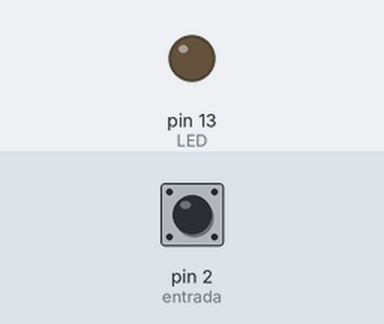
This sketch was run on a simulated Arduino Uno, built with avr-gcc and run on an emulated ATmega328P. On the bench: output pins drawn as LEDs (lit = HIGH). Inputs (shaded band) come from the test bench; at power-on: pin 2 (entrada) HIGH. What the sketch prints to the serial monitor is not drawn.

Above: at 1.2 s.
1.3 s: pin 2 (entrada) pulled LOW for 0.15 s
Timing chart, 0 to 4.3 s (numbered marks = the images above; inputs shaded):
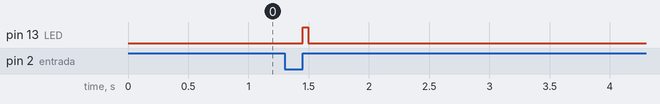

Measured:
- after the input at 1.3 s, pin 13 (LED): LOW → HIGH after 0.15 s, → LOW 0.05 s later

The sketch:

HORTA_02.ino
```cpp
/*
PROTOCOLO NE-555
 Leitura de sensores a distancia do Arduino
 com ligacao por meio de fios
 _____________________________
 Desenvolvido por Alexandre Aravecchia
  Projetista, desenvolvedor, programador
 aravecchia@gmail.com
 www.aravecchia.weebly.com
 Com o apoio de http://labdegaragem.com.br/
 Publicado no Labdegaragem em 10/outubro/2016.
 */

#include <math.h>
#include <Arduino.h>

const int entrada = 2;
const int LED = 13;
unsigned long valor = 0;
const int t=10;
const unsigned long BETA =  4000; //Calibrar este valor utilizando um termometro externo como comparacao
const unsigned long Ro = 100000; //Resistencia tpica de um termistor de 100k
const unsigned long To = 25+273; //Transforma temperatura de referencia do Termistor de Celsius para Kelvin


unsigned long pico; //Tempo
unsigned long vale;
unsigned long periodo;
unsigned long periodoS;
unsigned long frequencia;

unsigned long Kelvin;
unsigned long Celsius = Kelvin-273;
unsigned long R; // Resistencia do Termistor
unsigned long R2 = 33000; //Segundo resistor do NE-222
unsigned long C1 = 10000000; // Capacitor principal em picoFaraday;

void setup()
{
  Serial.begin(9600);
  pinMode(entrada, INPUT_PULLUP);
  // pinMode(entrada, INPUT_PULLUP);
  // Use INPUT_PULLUP para utilizar o Arduino diretamente no NE-555
  //Se o circuito estiver instavel,
  // tente usar Pull Up com pinMode(entrada, INPUT); normalmente.
  pinMode(LED, OUTPUT);

}
void loop()
{
  digitalWrite(LED, LOW);

  pico    = (pulseIn(entrada, HIGH));
  vale   = (pulseIn(entrada, LOW));
  periodo = (pico + vale); // periodo em microsegundos
  periodoS = periodo / 1000000; // periodo em segundos
  frequencia = (1 / periodo);

  R = (1.44*periodoS/C1) - (2*R2);

  Kelvin =  1 / ( (1/To)+((log(R/Ro))/BETA) ); // Calcula a temperatura por: Steinhart-Hart


  Celsius = Kelvin-273; // Convert Kelvin to Celsius

  if (periodo)
  {
    Serial.print("t1 = ");
    Serial.print(pico/1000);
    Serial.print(" ms - t2 =  ");
    Serial.print(vale/1000);
    Serial.print(" ms - Periodo = ");
    Serial.print(periodo);
    Serial.print(" ms - ");

    Serial.print("Freq = ");
    Serial.print(frequencia, 0);
    Serial.print(" Hz - ");
    digitalWrite(LED, HIGH);

    Serial.print("R = ");
    Serial.print(R);
    Serial.print(" Ohm - ");

    Serial.print("Temp = ");
    Serial.print(Celsius);
    Serial.println(" *C.");
    delay(t);
  }
}
```
